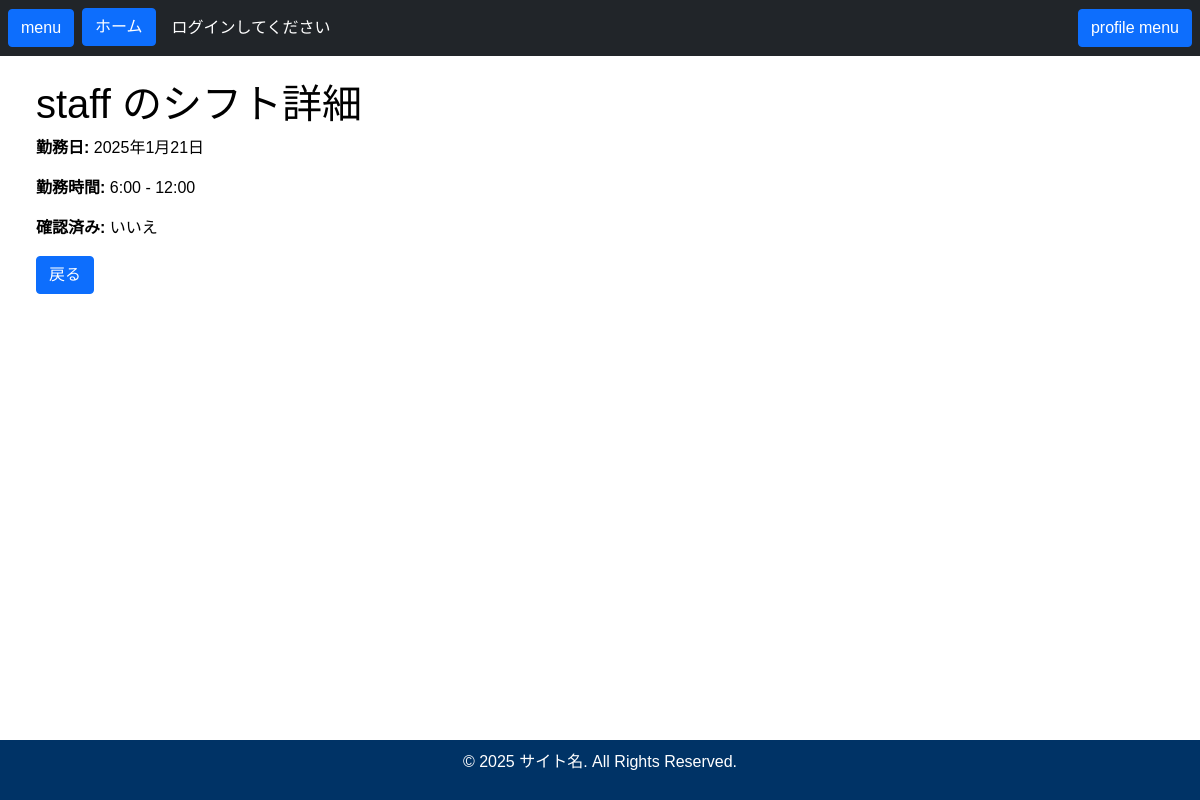
The app's page /staff/shift-schedule-detail/1/ with its own data.
### main/models.py (models this page shows, shortened)
class ShiftSchedule(models.Model):
    staff = models.ForeignKey(Staff, verbose_name="スタッフ", on_delete=models.CASCADE)
    date = models.DateField(verbose_name="勤務日")
    start_time = models.TimeField(verbose_name="勤務開始時間")
    end_time = models.TimeField(verbose_name="勤務終了時間")
    is_confirmed = models.BooleanField(default=False, verbose_name="確定済み")
    class Meta:
        verbose_name_plural = "シフトスケジュール"
        unique_together = ('staff', 'date', 'start_time')  # 同一日に同じ時間帯の重複を防ぐ

class CustomUser(AbstractUser):
    member_num = models.BigIntegerField(verbose_name="会員番号",
                                         primary_key=True,
                                         default=random_num # 乱数関数
                                         )
    name = models.CharField(verbose_name="氏名", max_length=20)
    email   = models.EmailField(verbose_name="メールアドレス", unique=True)
    is_password_encrypted = models.BooleanField(default=False, verbose_name="パスワード暗号化フラグ")
    USERNAME_FIELD = 'email' # 標準のユーザー名を「email」と同じする
    REQUIRED_FIELDS = ['username']
    username = models.CharField(verbose_name="ユーザー名",
                                max_length=20,
                                blank=True, null=True
                                )
    class Meta:
        verbose_name_plural = "カスタムユーザー"

### staff/views.py (the view)
# urls.py: path('shift-schedule-detail/<int:pk>/', views.StaffShiftDetailView.as_view(), name='staff_shift_detail'),
class StaffShiftDetailView(DetailView):
    model = ShiftSchedule
    template_name = 'staff/staff_shift_detail.html'
    context_object_name = 'shift'
    def get_object(self):
        shift_id = self.kwargs.get('pk')  # URLのpkを取得
        return ShiftSchedule.objects.get(id=shift_id)  # 該当するシフト情報を取得

### main/templatetags/user_filters.py (called while the page is built)
@register.filter
def is_admin(user):
    return user.is_superuser  # 管理者かどうかを判定

@register.filter
def is_member(user):
    return hasattr(user, 'member')  # Memberとしての関連があるか確認

@register.filter
def is_employee(user):
    return hasattr(user, 'employee')  # Employeeとしての関連があるか確認

@register.filter
def is_staff(user):
    return hasattr(user, 'staff')  # Staffとしての関連があるか確認

### staff/templates/staff/staff_shift_detail.html
{% extends 'base.html' %}
{% block content %}
  <h1>{{ shift.staff.name }} のシフト詳細</h1>
  <p><strong>勤務日:</strong> {{ shift.date }}</p>
  <p><strong>勤務時間:</strong> {{ shift.start_time }} - {{ shift.end_time }}</p>
  <p><strong>確認済み:</strong> {% if shift.is_confirmed %}はい{% else %}いいえ{% endif %}</p>
  <a href="{% url 'staff:shift_schedule_list' %}" class="btn btn-primary">戻る</a>
{% endblock %}

### static/css/myStyles.css (style rules this page uses)
body { font-family: Arial, sans-serif; background-color: white; color: black; }
body { display: flex; flex-direction: column; min-height: 100vh; }

### records on screen
ShiftSchedule: staff.name "staff", date "2025年1月21日", start_time "6:00", end_time "12:00"
